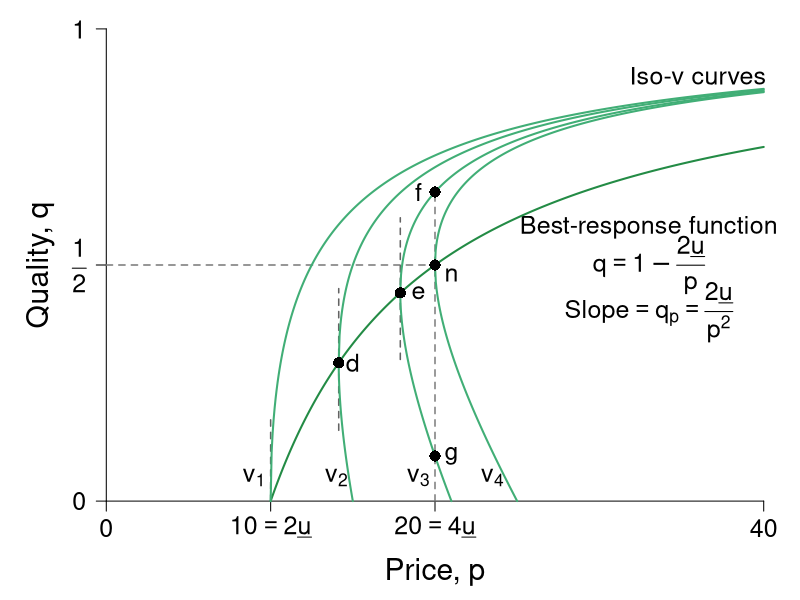

The R script that drew this image:
#' Graph Designer: Scott Cohn
#' Authors: Bowles and Halliday
#' Title: Coordination, Conflict and Competition: A Text in Microeconomics

require(ggplot2)
require(shape)
pdf(file = "information_power/iso_vmap_a_rightpanel.pdf", width = 9, height = 7)

#Set parameters for graphics
pointsize <- 1.8
axislabelsize <- 1.8
labelsize <- 1.5
namesize <- 1.8
annotatesize <- 1.5
graphlinewidth <- 2
segmentlinewidth <- 1.5

COL <- c("#7fc97f", "#beaed4", "#fdc086", "#ffff99", "#386cb0", "#f0027f", "#bf5b17", "#666666")
COLA <- c("#e0f3db", "#99d8c9","#66c2a4","#41ae76", "#238b45", "#005824")
COLB <- c("#c6dbef", "#4eb3d3", "#2b8cbe", "#0868ac","#084081")
COLC <- c("#fcfbfd", "#efedf5", "#dadaeb", "#bcbddc", "#9e9ac8", "#807dba", "#6a51a3", "#54278f", "#3f007d")
grays <- gray.colors(25, start = 1, end = 0)

#The equation is below when v = 0. See Wolfram Alpha output. 
isov <- function(p, delta = 5) {
  (p - delta)/p
}

isovhigh1 <- function(p, delta = 5, v = 5){
  (sqrt(p^2 - 4 * delta * v) - p + 2*v)/( 2 * v )
}

isovlow1 <- function(p, delta = 5, v = 5){
  (-sqrt(p^2 - 4 * delta * v) - p + 2*v)/( 2 * v )
}

isovhigh2 <- function(p, delta = 5, v = 10){
  (sqrt(p^2 - 4 * delta * v) - p + 2*v)/( 2 * v )
}

isovlow2 <- function(p, delta = 5, v = 10){
  (-sqrt(p^2 - 4 * delta * v) - p + 2*v)/( 2 * v )
}

isovhigh3 <- function(p, delta = 5, v = 15){
  (sqrt(p^2 - 4 * delta * v) - p + 2*v)/( 2 * v )
}

isovlow3 <- function(p, delta = 5, v = 15){
  (-sqrt(p^2 - 4 * delta * v) - p + 2*v)/( 2 * v )
}

isovhigh4 <- function(p, delta = 5, v = 15){
  (sqrt(p^2 - 4 * delta * v) - p + 2*v)/( 2 * v )
}

isovlow4 <- function(p, delta = 5, v = 15){
  (-sqrt(p^2 - 4 * delta * v) - p + 2*v)/( 2 * v )
}

brfFn <- function(p, delta = 5) {
  1 - (2*delta) /p
}

#This is evaluated for p = 12; q = 12/(8*sqrt(12^2 - 4*delta1*v1)) - 1/8 for the slope
#At p = 12; q = (-sqrt(12^2 - 4*v1*delta1) - 12 + 2*v1)/(2*v1) = 0.799
tangencyLine <- function(p){
  (p*(0.05))
}



#COL <- c("#bae4b3", "#74c476", "#238b45")
#COL <- c("#f7fcf0", "#e0f3db", "#ccebc5", "#a8ddb5", "#7bccc4", "#4eb3d3", "#2b8cbe", "#08589e")
COL <- c("#f7fcf5", "#e5f5e0", "#c7e9c0", "#a1d99b", "#74c476", "#41ab5d", "#238b45", "#005a32")
par(mar =  c(4, 4, .5, .5))

xlims <- c(0, 40)
ylims <- c(0, 1)

plot(0, 0, xlim = xlims, ylim = ylims, type = "n",
     xlab = "",
     ylab = "",
     xaxt = "n", yaxt = "n", cex.lab = axislabelsize, bty = "n")

mtext(expression(paste("Price, ", p)), side=1, line = 2.5, cex = axislabelsize)
text(-4, ylims[2] - 0.5*(ylims[2] - ylims[1]), expression(paste("Quality, ", q)), xpd = TRUE, cex = axislabelsize, srt = 90) 


npts <- 500 
npts2 <- 501
#Specify the sequences of points for graphing. 
xx0 <- seq(5, xlims[2], length.out = npts)
xx1 <- seq(10, xlims[2], length.out = npts)
xx2 <- seq(xlims[1], 15, length.out = npts)
xx3 <- seq(10, xlims[2], length.out = npts2)
xx4 <- seq(xlims[1], 10, length.out = npts2)
#For below, I solved sqrt(p^2 - 200) - p + 200/p = 0, getting p = 10*sqrt(2) = 14.14214
xx5 <- seq(14.14214, xlims[2], length.out = npts2)
xx6 <- seq(14.14214, 15, length.out = npts2)

xx7 <- seq(17.889, xlims[2], length.out = npts2)
xx8 <- seq(17.889, 21, length.out = npts2)

xx9 <- seq(20, xlims[2], length.out = npts2)
xx10 <- seq(xlims[1], 25, length.out = npts2)

#Customize ticks and labels for the plot
ticksy <- c(0, 0.5, 1)
ylabels <- c(0, expression(paste(frac(1,2))), 1)
ticksx <- c(0, 10, 20, 40)
xlabels <- c(0, expression(paste(10 == 2*underline("u"))), expression(paste(20 == 4*underline("u"))) , 40)
axis(1, at = ticksx, pos = 0, labels = xlabels, cex.axis = labelsize)
axis(2, at = ticksy, pos = 0, labels = ylabels, las = 1, cex.axis = labelsize)

#Annotation of the three graphs and the NE

# text(3.4, 0.05, expression(paste(v[0] == z)), cex = annotatesize)
text(9.0, 0.05, expression(paste(v[1])), cex = annotatesize)
text(14, 0.05, expression(paste(v[2])), cex = annotatesize)
text(19, 0.05, expression(paste(v[3])), cex = annotatesize)
text(23.5, 0.05, expression(paste(v[4])), cex = annotatesize)
text(21, 0.48, expression(paste("n")), cex = annotatesize)
text(33, 0.58, expression(paste("Best-response function")), cex = annotatesize)
text(33, 0.5, expression(paste(q == 1 - frac(2*underline(u),p))), cex = annotatesize)
text(33, 0.4, expression(paste("Slope", phantom()==phantom(), q[p] == frac(2*underline(u),p^2))), cex = annotatesize)
text(36, 0.9, expression(paste("Iso-v curves")), cex = annotatesize)

#Lines for the coordinates of the Nash equilbrium
segments(10, 0, 10, 0.175, lty = 2, col = grays[22], lwd = segmentlinewidth)
segments(20, 0, 20, 0.6545, lty = 2, col = grays[20], lwd = segmentlinewidth)
segments(0, 0.5, 20, 0.5, lty = 2, col = grays[20], lwd = segmentlinewidth)
segments(14.14214, 0.15, 14.14214, 0.45, lty = 2, col = grays[22], lwd = segmentlinewidth)
segments(17.889, 0.3, 17.889, 0.6, lty = 2, col = grays[22], lwd = segmentlinewidth)

#Draw the lines for the graphs
#lines(xx0, isov(xx0, delta = 5), col = COLA[4], lwd = graphlinewidth)
lines(xx1, brfFn(xx1), col = COLA[5], lwd = graphlinewidth)
#lines(xx2, tangencyLine(xx2), col = "darkgrey", lwd = segmentlinewidth, lty = 2)
lines(xx3, isovhigh1(xx3, v = 5, delta = 5), col = COLA[4], lwd = graphlinewidth)
lines(xx4, isovlow1(xx4, v = 5, delta = 5), col = COLA[4], lwd = graphlinewidth)
lines(xx5, isovhigh2(xx5, v = 10, delta = 5), col = COLA[4], lwd = graphlinewidth)
lines(xx6, isovlow2(xx6, v = 10, delta = 5), col = COLA[4], lwd = graphlinewidth)
lines(xx7, isovhigh3(xx7, v = 16, delta = 5), col = COLA[4], lwd = graphlinewidth)
lines(xx8, isovlow3(xx8, v = 16, delta = 5), col = COLA[4], lwd = graphlinewidth)
lines(xx9, isovhigh4(xx9, v = 20, delta = 5), col = COLA[4], lwd = graphlinewidth)
lines(xx10, isovlow4(xx10, v = 20, delta = 5), col = COLA[4], lwd = graphlinewidth)

#Arrows and slope of iso-v label
#Arrows(29, 0.15, 24, 0.15,  col = "black", lty = 1, lwd = 2, arr.type = "triangle")
#text(32, 0.2, expression(paste("Slope of iso-v")), cex = annotatesize)
#text(32.3, 0.15, expression(paste(" = -mrs ")), cex = annotatesize)
#text(32, 0.06, expression(paste(" = " -frac(v[p], v[q]))), cex = annotatesize)

#Add a point for the NE
points(20, 0.5, pch = 16, col = "black", cex = 1.5)


#Add a point for b
# points(10, 0.5, pch = 16, col = "black", cex = 1.5)
# text(9.5, 0.53, expression(paste("b")), cex = annotatesize)

#Add a point for d
#Figure out q for p = 14.14214: q = 1 - 2delta/p = 1 - (2*5)/14.14214 =  0.2928934
points(14.14214, 0.2928934, pch = 16, col = "black", cex = 1.5)
text(15, 0.2928934, expression(paste("d")), cex = annotatesize)

points(17.889, 0.441, pch = 16, col = "black", cex = 1.5)
text(19, 0.441, expression(paste("e")), cex = annotatesize)

# points same wage w incr/decr in effort
points(20, 0.0955, pch = 16, col = "black", cex = 1.5)
text(21, 0.0955, expression(paste("g")), cex = annotatesize)
points(20, 0.6545, pch = 16, col = "black", cex = 1.5)
text(19, 0.6545, expression(paste("f")), cex = annotatesize)

dev.off()
